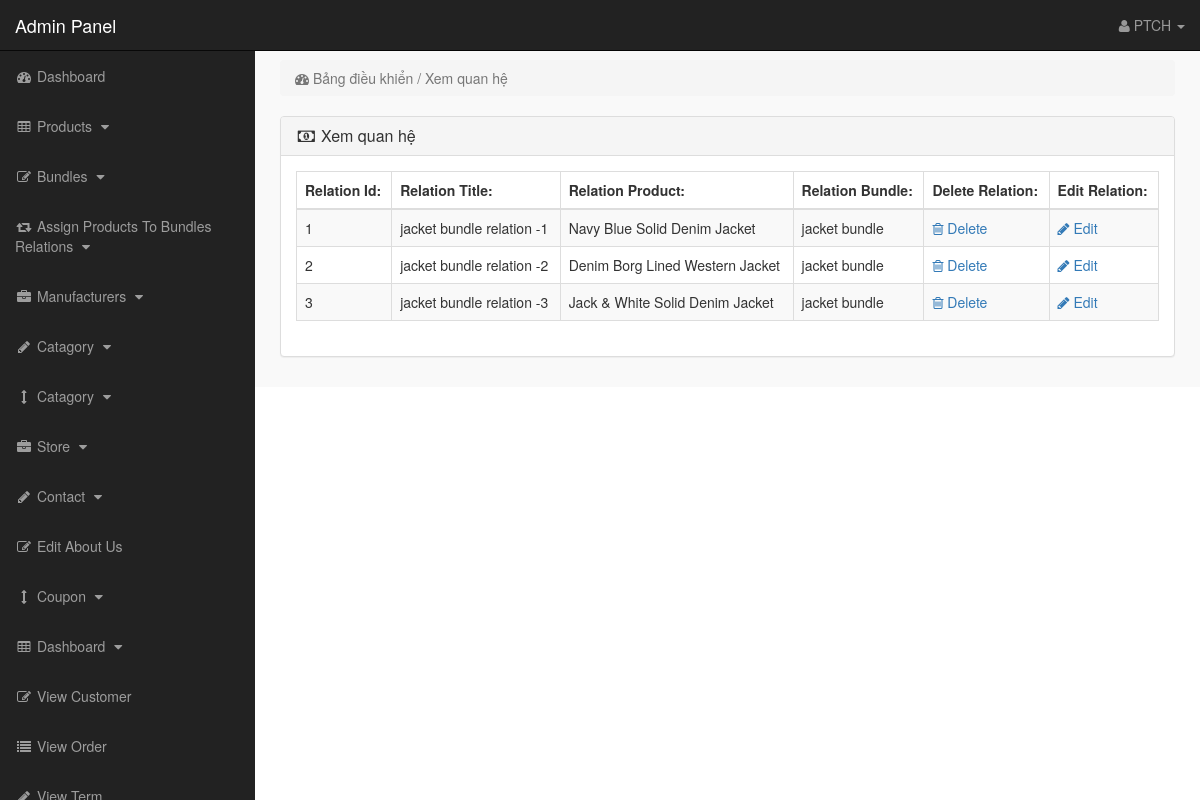
Page /admin_area/index.php?view_rel (signed in) on the committed database.
### tables this page shows
CREATE TABLE `bundle_product_relation` (
  `rel_id` int(10) NOT NULL,
  `rel_title` varchar(255) NOT NULL,
  `product_id` int(10) NOT NULL,
  `bundle_id` int(10) NOT NULL
);

CREATE TABLE `products` (
  `product_id` int(10) NOT NULL,
  `p_cat_id` int(10) NOT NULL,
  `cat_id` int(10) NOT NULL,
  `manufacturer_id` int(10) NOT NULL,
  `date` timestamp NOT NULL DEFAULT CURRENT_TIMESTAMP ON UPDATE CURRENT_TIMESTAMP,
  `product_title` text NOT NULL,
  `product_url` text NOT NULL,
  `product_img1` text NOT NULL,
  `product_img2` text NOT NULL,
  `product_img3` text NOT NULL,
  `product_price` int(10) NOT NULL,
  `product_psp_price` int(100) NOT NULL,
  `product_desc` text NOT NULL,
  `product_features` text NOT NULL,
  `product_video` text NOT NULL,
  `product_keywords` text NOT NULL,
  `product_label` text NOT NULL,
  `status` varchar(255) NOT NULL
);

### admin_area/view_rel.php (the view)
<?php
if (!isset($_SESSION['admin_email'])) {
    echo "<script>window.open('login.php','_self')</script>";
} else {
?>
<div class="row">
    <div class="col-lg-12">
        <ol class="breadcrumb">
            <li class="active">
                <i class="fa fa-dashboard"></i> Bảng điều khiển / Xem quan hệ
            </li>
        </ol>
    </div>
</div>
<div class="row">
    <div class="col-lg-12">
        <div class="panel panel-default">
            <div class="panel-heading">
                <h3 class="panel-title">
                    <i class="fa fa-money fa-fw"></i> Xem quan hệ
                </h3>
            </div>
            <div class="panel-body">
                <div class="table-responsive">
                    <table class="table table-bordered table-hover table-striped">
                        <thead>
                            <tr>
                                <th>Relation Id:</th>
                                <th>Relation Title:</th>
                                <th>Relation Product:</th>
                                <th>Relation Bundle:</th>
                                <th>Delete Relation:</th>
                                <th>Edit Relation:</th>
                            </tr>
                        </thead>
                        <tbody>
                            <?php
                                $i = 0;
                                $get_rel = "select * from bundle_product_relation";
                                $run_rel = mysqli_query($con, $get_rel);
                                while ($row_rel = mysqli_fetch_array($run_rel)) {
                                    $rel_id = $row_rel['rel_id'];
                                    $rel_title = $row_rel['rel_title'];
                                    $bundle_id = $row_rel['bundle_id'];
                                    $product_id = $row_rel['product_id'];
                                    $get_p = "select * from products where product_id='$product_id'";
                                    $run_p = mysqli_query($con, $get_p);
                                    $row_p = mysqli_fetch_array($run_p);
                                    $p_title = $row_p['product_title'];
                                    $get_b = "select * from products where product_id='$bundle_id'";
                                    $run_b = mysqli_query($con, $get_b);
                                    $row_b = mysqli_fetch_array($run_b);
                                    $b_title = $row_b['product_title'];
                                    $i++;
                                ?>
                            <tr>
                                <td> <?php echo $i; ?> </td>
                                <td> <?php echo $rel_title; ?> </td>
                                <td> <?php echo $p_title; ?> </td>
                                <td> <?php echo $b_title; ?> </td>
                                <td>
                                    <a href="index.php?delete_rel=<?php echo $rel_id; ?>">
                                        <i class="fa fa-trash-o"></i> Delete
                                    </a>
                                </td>
                                <td>
                                    <a href="index.php?edit_rel=<?php echo $rel_id; ?>">
                                        <i class="fa fa-pencil"></i> Edit
                                    </a>
                                </td>
                            </tr>
                            <?php } ?>
                        </tbody>
                    </table>
                </div>
            </div>
        </div>
    </div>
</div>
<?php } ?>

### admin_area/includes/sidebar.php (shortened to what this page needs)
<?php
if (!isset($_SESSION['admin_email'])) {
    echo "<script>window.open('login.php','_self')</script>";
} else {
?>
<nav class="navbar navbar-inverse navbar-fixed-top">
    <div class="navbar-header">
        <a class="navbar-brand" href="index.php?dashboard">Admin Panel</a>
    </div>
    <ul class="nav navbar-right top-nav">
        <li class="dropdown">
            <a href="#" class="dropdown-toggle" data-toggle="dropdown">
                <i class="fa fa-user"></i>
                <?php echo $admin_name; ?> <b class="caret"></b>
            </a>
        </li>
    </ul>
    <div class="collapse navbar-collapse navbar-ex1-collapse">
        <ul class="nav navbar-nav side-nav">
            <li>
                <a href="index.php?dashboard">
                    <i class="fa fa-fw fa-dashboard"></i> Dashboard
                </a>
            </li>
            <li>
                <a href="#" data-toggle="collapse" data-target="#products">
                    <i class="fa fa-fw fa-table"></i> Products
                    <i class="fa fa-fw fa-caret-down"></i>
                </a>
            </li>
            <li>
                <a href="#" data-toggle="collapse" data-target="#bundles">
                    <i class="fa fa-fw fa-edit"></i> Bundles
                    <i class="fa fa-fw fa-caret-down"></i>
                </a>
            </li>
            <li>
                <a href="#" data-toggle="collapse" data-target="#relations">
                    <i class="fa fa-fw fa-retweet"></i> Assign Products To Bundles Relations
                    <i class="fa fa-fw fa-caret-down"></i>
                </a>
            </li>
            <li>
                <a href="#" data-toggle="collapse" data-target="#manufacturers">
                    <i class="fa fa-fw fa-briefcase"></i> Manufacturers
                    <i class="fa fa-fw fa-caret-down"></i>
                </a>
            </li>
            <li>
                <a href="#" data-toggle="collapse" data-target="#p_cat">
                    <i class="fa fa-fw fa-pencil"></i> Catagory
                    <i class="fa fa-fw fa-caret-down"></i>
                </a>
            </li>
            <li>
                <a href="#" data-toggle="collapse" data-target="#cat">
                    <i class="fa fa-fw fa-arrows-v"></i> Catagory
                    <i class="fa fa-fw fa-caret-down"></i>
                </a>
            </li>
            <li>
                <a href="#" data-toggle="collapse" data-target="#store">
                    <i class="fa fa-fw fa-briefcase"></i> Store
                    <i class="fa fa-fw fa-caret-down"></i>
                </a>
            </li>
            <li>
                <a href="#" data-toggle="collapse" data-target="#contact_us">
                    <i class="fa fa-fw fa-pencil"> </i> Contact
                    <i class="fa fa-fw fa-caret-down"></i>
                </a>
            </li>
            <li>
                <a href="index.php?edit_about_us">
                    <i class="fa fa-fw fa-edit"></i> Edit About Us
                </a>
            </li>
            <li>
                <a href="#" data-toggle="collapse" data-target="#coupons">
                    <i class="fa fa-fw fa-arrows-v"></i> Coupon
                    <i class="fa fa-fw fa-caret-down"></i>
                </a>
            </li>
            <li>
                <a href="#" data-toggle="collapse" data-target="#terms">
                    <i class="fa fa-fw fa-table"></i> Dashboard
                    <i class="fa fa-fw fa-caret-down"></i>
                </a>
            </li>
            <li>
                <a href="index.php?view_customers">
                    <i class="fa fa-fw fa-edit"></i> View Customer
                </a>
            </li>
            <li>
                <a href="index.php?view_orders">
                    <i class="fa fa-fw fa-list"></i> View Order
                </a>
            </li>
            <li>
                <a href="index.php?view_payments">
                    <i class="fa fa-fw fa-pencil"></i> View Term
                </a>
            </li>
        </ul>
    </div>
</nav>
<?php }

### admin_area/css/style.css (style rules this page uses)
body { margin-top:100px; }
@media (min-width: 768px) { body { margin-top:50px; } }
.top-nav { padding:0 15px; }
.top-nav>li { display:inline-block; float:left; }
.top-nav>li>a { padding-top:15px; padding-bottom:15px; line-height:20px; color:#999; }
@media (min-width: 768px) { .side-nav { position:fixed; top:51px; width:255px; border-radius:0; overflow-y:auto; background-color: #222; bottom:0; overflow-x:hidden; padding-bottom:40px; } }
@media (min-width: 768px) { .side-nav>li>a { width:255px; } }
.panel-body { border-radius:5px; }

### rows in the picture
bundle_product_relation: rel_title "jacket bundle relation -1", product.product_title "Navy Blue Solid Denim Jacket", products.product_title "jacket bundle"
bundle_product_relation: rel_title "jacket bundle relation -2", product.product_title "Denim Borg Lined Western Jacket", products.product_title "jacket bundle"
bundle_product_relation: rel_title "jacket bundle relation -3", product.product_title "Jack & White Solid Denim Jacket", products.product_title "jacket bundle"

### other values in the picture
$admin_name "PTCH"
